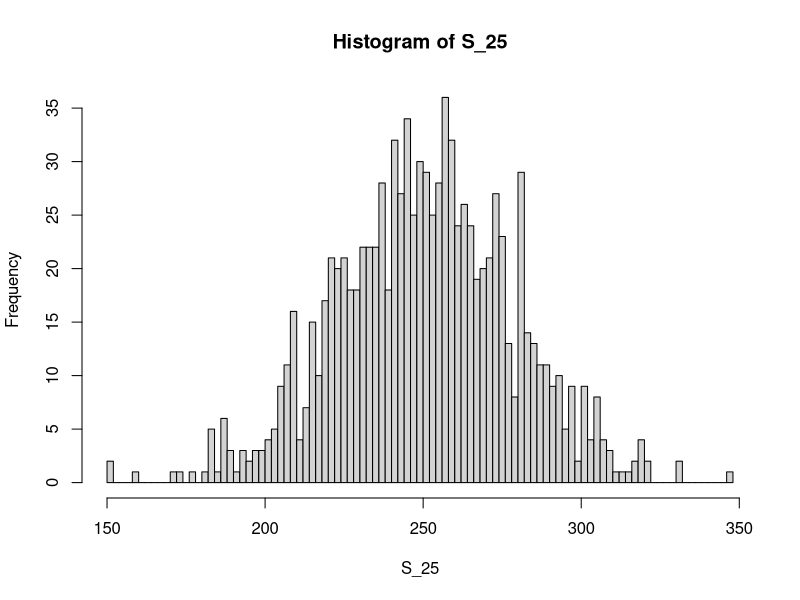
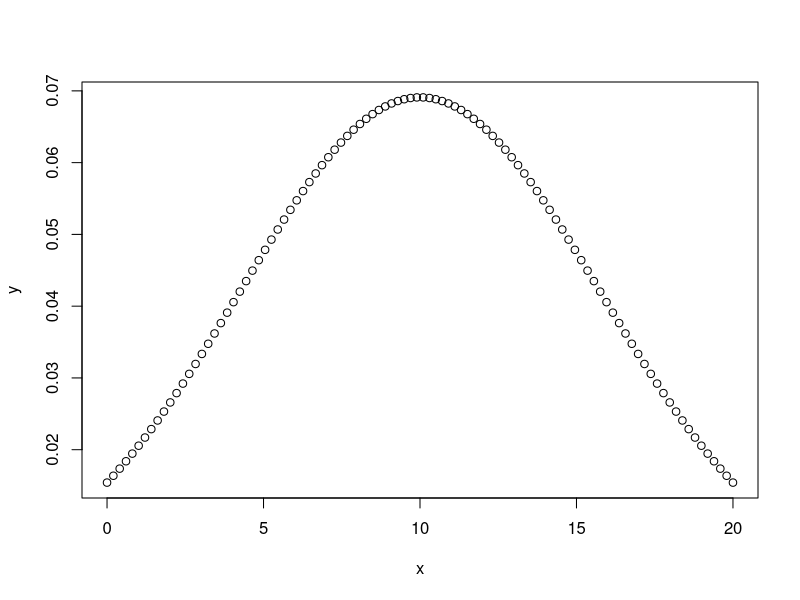
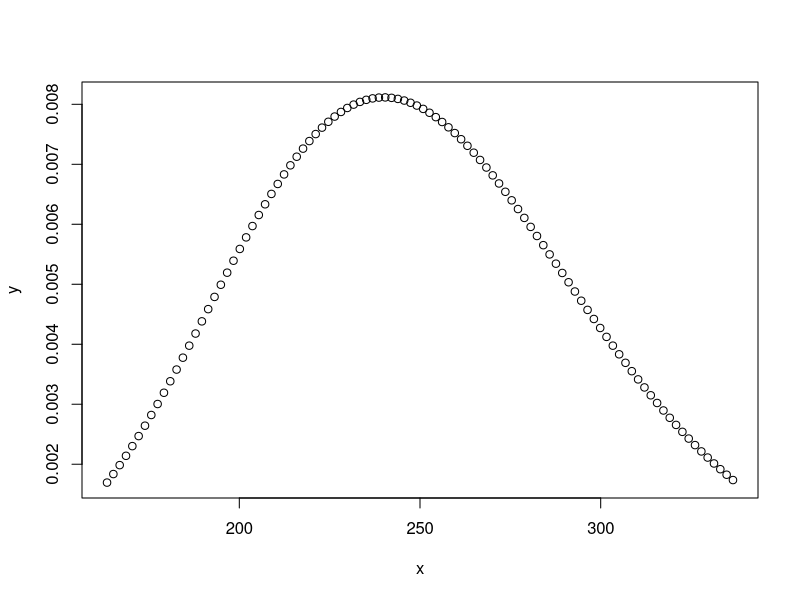
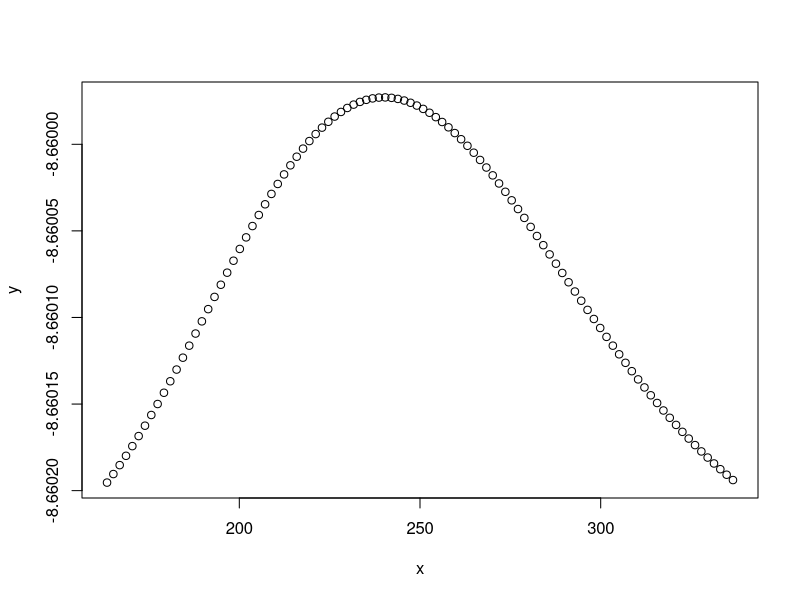
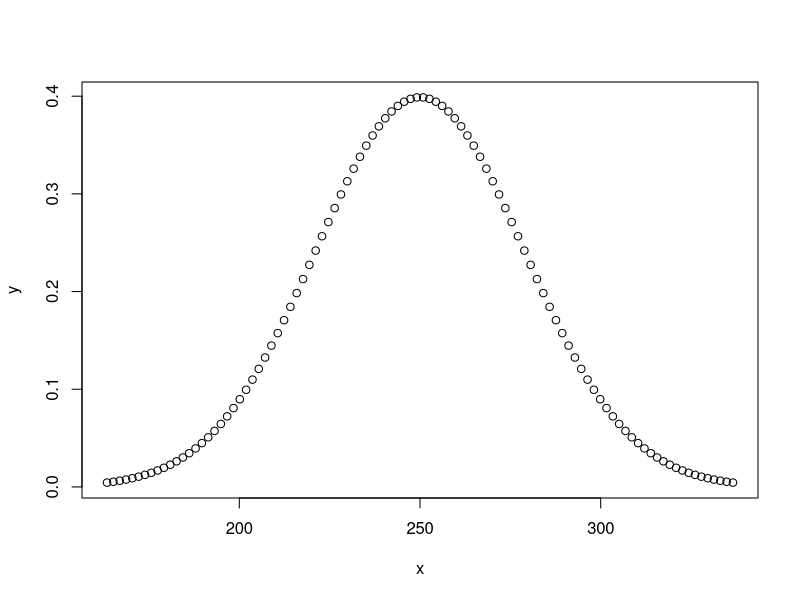

R code for these plots, in order:
## ---- chunk 1
knitr::opts_chunk$set(echo = TRUE)
## ---- chunk 2
experiment <- function(n, min, max, trials) {
  # Returns a vector of all the sums from n trials.
  experiment <- c()
  
  for (i in 1:trials) {
    experiment <- c(experiment, sum(runif(n, min, max)))
  }
  
  return(experiment)
}


S_25 <- experiment(25, 0, 20, 1000)
## ---- chunk 3
hist(S_25, breaks = 100)
## ---- chunk 4
n <- 1000
mu <- 10
var <- 100/3
s_dev <- sqrt(var)
## ---- chunk 5
pdf_norm <- function(x, mu, sigma){
  1/(sqrt(2*pi*var))*exp(-(x - mu)^2/(2*var))
}

x <- seq(0, 20, length.out = 100)
y <- pdf_norm(x, mu, s_dev)

integrate(function(x) pdf_norm(x, mu, s_dev), mu-3*s_dev, mu+3*s_dev)
plot(x, y)
## ---- chunk 6
simple_sum <- function(x, n, lam) {
  f_s_n <- (lam * exp(-lam * x) * (lam * x) ^ (n - 1)) / factorial(n-1)
  return(f_s_n)
}

n = 25
term <- 3 * sqrt(2500/3)

x <- seq(250 - term, 250 + term, length.out = 100)
y <- simple_sum(x, n, 1/mu)

plot(x, y)
## ---- chunk 7
st_sum <- function(x, n, mu, st_dev) {
  lam <- 1/mu
  s_star <- (simple_sum(x, n, lam) - n*mu) / (sqrt(n) * st_dev)
  return(s_star)
}

n <- 25
x <- seq(mu*25 - term, mu*25 + term, length = 100)
y <- st_sum(x, n, mu, s_dev)

plot(x, y)
## ---- chunk 8
samp_av <- function(x, mu, var) {
  av <- 1/sqrt(2*pi) * exp(-((x - mu) ^ 2) / (2 * var))
  
  return(av)
}


x <- seq(250 - term, 250 + term, length.out = 100)
y <- samp_av(x, 250, 2500/3)

plot(x, y)
